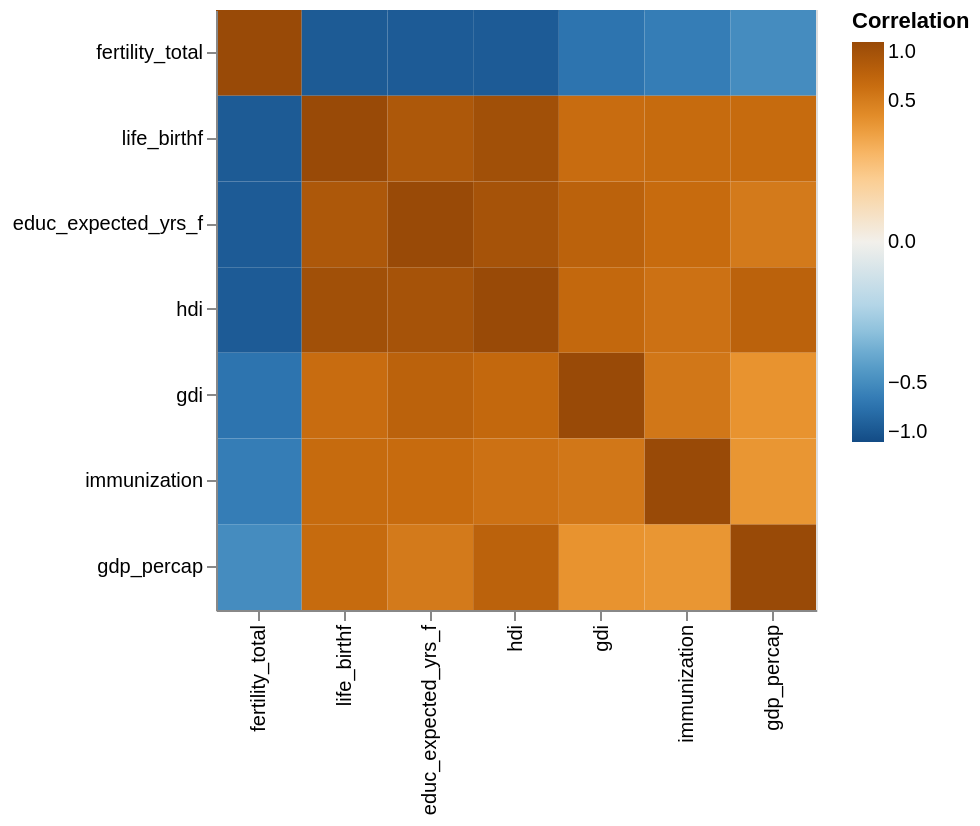

Notebook code for this chart:
### Markdown cell above
Below, I've generated a heatmap to visualize these relationships.

### Code cell
# melt corr_mx
corr_mx_long = corr_mx.reset_index().rename(   # move index to a column 
    columns = {'index': 'row'}).melt(  # renames index to "row"
    id_vars = 'row',      
    var_name = 'col', 
    value_name = 'Correlation'      # converts wide format to long format 
) 

# construct the plot 
alt.Chart(corr_mx_long).mark_rect().encode(   # create a heatmap 
    x = alt.X('col', title = '', sort = {
        'field': 'Correlation', 'order':'ascending'}),  # create x and y axis 
    y = alt.Y('row', title = '', sort = {
        'field': 'Correlation', 'order':'ascending'}),   # sort by correlation values in ascending order  
    color = alt.Color('Correlation', 
                      scale = alt.Scale(
                          scheme = 'blueorange', 
                          domain = (-1, 1), 
                          type = 'sqrt'), 
                      legend = alt.Legend(tickCount = 5))    # define chart properties 
).properties(
    width = 300, 
    height = 300)

### Figure 1 — Vega-Lite specification as saved in the notebook (floating-point values rounded to 4 significant figures)
{"config": {"view": {"continuousWidth": 300, "continuousHeight": 300}}, "data": {"name": "data-e759711e41262a47940754e42c269fa9"}, "mark": {"type": "rect"}, "encoding": {"color": {"field": "Correlation", "legend": {"tickCount": 5}, "scale": {"domain": [-1, 1], "scheme": "blueorange", "type": "sqrt"}, "type": "quantitative"}, "x": {"field": "col", "sort": {"field": "Correlation", "order": "ascending"}, "title": "", "type": "nominal"}, "y": {"field": "row", "sort": {"field": "Correlation", "order": "ascending"}, "title": "", "type": "nominal"}}, "height": 300, "width": 300, "$schema": "https://vega.github.io/schema/vega-lite/v5.8.0.json", "datasets": {"data-e759711e41262a47940754e42c269fa9": [{"row": "fertility_total", "col": "fertility_total", "Correlation": 1.0}, {"row": "educ_expected_yrs_f", "col": "fertility_total", "Correlation": -0.8607}, {"row": "life_birthf", "col": "fertility_total", "Correlation": -0.8647}, {"row": "hdi", "col": "fertility_total", "Correlation": -0.8604}, {"row": "gdi", "col": "fertility_total", "Correlation": -0.6677}, {"row": "gdp_percap", "col": "fertility_total", "Correlation": -0.4938}, {"row": "immunization", "col": "fertility_total", "Correlation": -0.5996}, {"row": "fertility_total", "col": "educ_expected_yrs_f", "Correlation": -0.8607}, {"row": "educ_expected_yrs_f", "col": "educ_expected_yrs_f", "Correlation": 1.0}, {"row": "life_birthf", "col": "educ_expected_yrs_f", "Correlation": 0.8282}, {"row": "hdi", "col": "educ_expected_yrs_f", "Correlation": 0.8821}, {"row": "gdi", "col": "educ_expected_yrs_f", "Correlation": 0.7116}, {"row": "gdp_percap", "col": "educ_expected_yrs_f", "Correlation": 0.5182}, {"row": "immunization", "col": "educ_expected_yrs_f", "Correlation": 0.626}, {"row": "fertility_total", "col": "life_birthf", "Correlation": -0.8647}, {"row": "educ_expected_yrs_f", "col": "life_birthf", "Correlation": 0.8282}, {"row": "life_birthf", "col": "life_birthf", "Correlation": 1.0}, {"row": "hdi", "col": "life_birthf", "Correlation": 0.9294}, {"row": "gdi", "col": "life_birthf", "Correlation": 0.6137}, {"row": "gdp_percap", "col": "life_birthf", "Correlation": 0.6267}, {"row": "immunization", "col": "life_birthf", "Correlation": 0.627}, {"row": "fertility_total", "col": "hdi", "Correlation": -0.8604}, {"row": "educ_expected_yrs_f", "col": "hdi", "Correlation": 0.8821}, {"row": "life_birthf", "col": "hdi", "Correlation": 0.9294}, {"row": "hdi", "col": "hdi", "Correlation": 1.0}, {"row": "gdi", "col": "hdi", "Correlation": 0.6525}, {"row": "gdp_percap", "col": "hdi", "Correlation": 0.7163}, {"row": "immunization", "col": "hdi", "Correlation": 0.5799}, {"row": "fertility_total", "col": "gdi", "Correlation": -0.6677}, {"row": "educ_expected_yrs_f", "col": "gdi", "Correlation": 0.7116}, {"row": "life_birthf", "col": "gdi", "Correlation": 0.6137}, {"row": "hdi", "col": "gdi", "Correlation": 0.6525}, {"row": "gdi", "col": "gdi", "Correlation": 1.0}, {"row": "gdp_percap", "col": "gdi", "Correlation": 0.3626}, {"row": "immunization", "col": "gdi", "Correlation": 0.5381}, {"row": "fertility_total", "col": "gdp_percap", "Correlation": -0.4938}, {"row": "educ_expected_yrs_f", "col": "gdp_percap", "Correlation": 0.5182}, {"row": "life_birthf", "col": "gdp_percap", "Correlation": 0.6267}, {"row": "hdi", "col": "gdp_percap", "Correlation": 0.7163}, {"row": "gdi", "col": "gdp_percap", "Correlation": 0.3626}, {"row": "gdp_percap", "col": "gdp_percap", "Correlation": 1.0}, {"row": "immunization", "col": "gdp_percap", "Correlation": 0.3447}, {"row": "fertility_total", "col": "immunization", "Correlation": -0.5996}, {"row": "educ_expected_yrs_f", "col": "immunization", "Correlation": 0.626}, {"row": "life_birthf", "col": "immunization", "Correlation": 0.627}, {"row": "hdi", "col": "immunization", "Correlation": 0.5799}, {"row": "gdi", "col": "immunization", "Correlation": 0.5381}, {"row": "gdp_percap", "col": "immunization", "Correlation": 0.3447}, {"row": "immunization", "col": "immunization", "Correlation": 1.0}]}}
